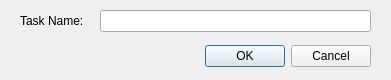
<?xml version="1.0" encoding="UTF-8"?>
<ui version="4.0">
 <class>Dialog</class>
 <widget class="QDialog" name="Dialog">
  <property name="geometry">
   <rect>
    <x>0</x>
    <y>0</y>
    <width>391</width>
    <height>80</height>
   </rect>
  </property>
  <property name="windowTitle">
   <string>Dialog</string>
  </property>
  <widget class="QDialogButtonBox" name="buttonBox">
   <property name="geometry">
    <rect>
     <x>30</x>
     <y>40</y>
     <width>341</width>
     <height>32</height>
    </rect>
   </property>
   <property name="orientation">
    <enum>Qt::Horizontal</enum>
   </property>
   <property name="standardButtons">
    <set>QDialogButtonBox::Cancel|QDialogButtonBox::Ok</set>
   </property>
  </widget>
  <widget class="QLineEdit" name="lineEdit">
   <property name="geometry">
    <rect>
     <x>100</x>
     <y>10</y>
     <width>271</width>
     <height>22</height>
    </rect>
   </property>
  </widget>
  <widget class="QLabel" name="label">
   <property name="geometry">
    <rect>
     <x>20</x>
     <y>10</y>
     <width>71</width>
     <height>21</height>
    </rect>
   </property>
   <property name="text">
    <string>Task Name:</string>
   </property>
  </widget>
 </widget>
 <resources/>
 <connections>
  <connection>
   <sender>buttonBox</sender>
   <signal>accepted()</signal>
   <receiver>Dialog</receiver>
   <slot>accept()</slot>
   <hints>
    <hint type="sourcelabel">
     <x>248</x>
     <y>254</y>
    </hint>
    <hint type="destinationlabel">
     <x>157</x>
     <y>274</y>
    </hint>
   </hints>
  </connection>
  <connection>
   <sender>buttonBox</sender>
   <signal>rejected()</signal>
   <receiver>Dialog</receiver>
   <slot>reject()</slot>
   <hints>
    <hint type="sourcelabel">
     <x>316</x>
     <y>260</y>
    </hint>
    <hint type="destinationlabel">
     <x>286</x>
     <y>274</y>
    </hint>
   </hints>
  </connection>
 </connections>
</ui>
